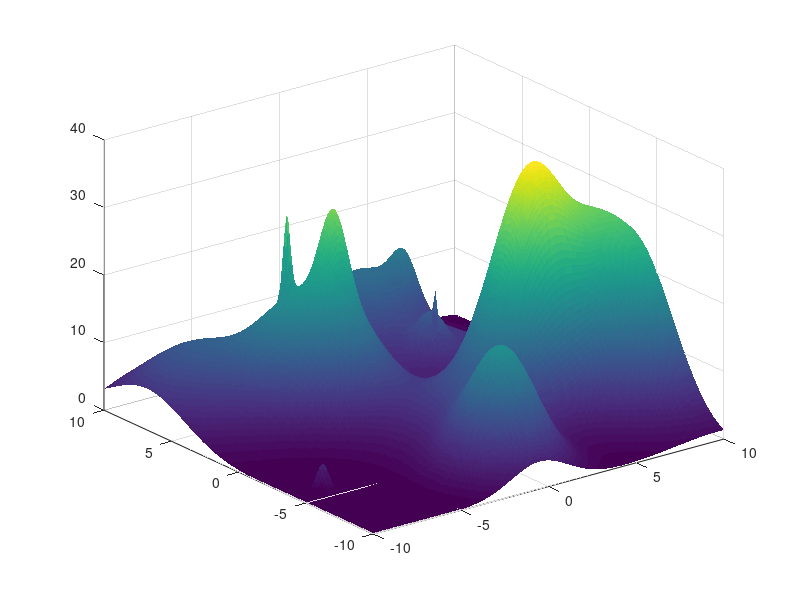
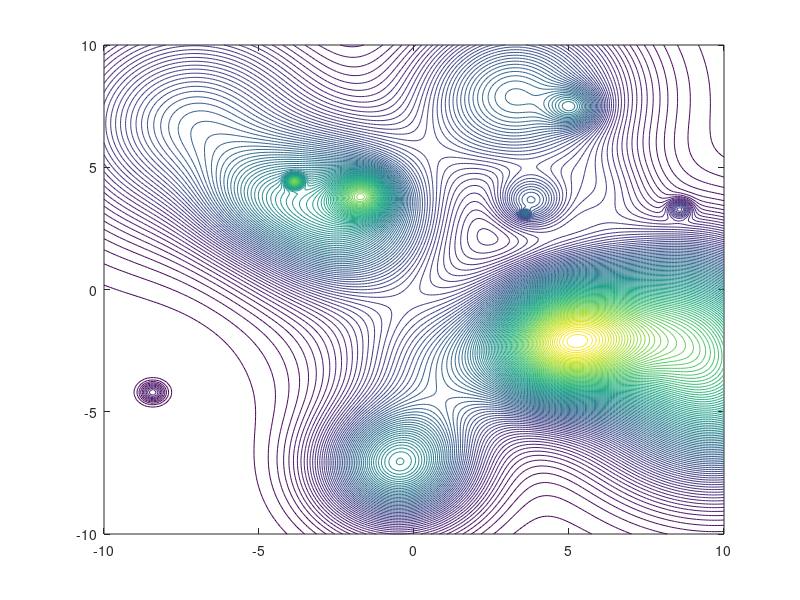

Write the MATLAB code that produced these figures, in order. (Note: this script raises an error after producing the figures.)
clc 
clear all

XMin = -10;
XMax = 10;
YMin = -10;
YMax = 10;

MaxAmpli = 18;
MinAmpli = 3;

addpath('Reference/c2xyz/');
addpath('Reference/export/');

%% Random Radial Basis functions in space 
disp('3D case with random path - 10 rbf:');
N = 20 % number of random functions
stepMesh = 0.1;
Z = zeros((XMax-XMin)/stepMesh+1,(XMax-XMin)/stepMesh+1);
[X,Y] = meshgrid(XMin:stepMesh:XMax);
% random variance in [a;b] = [0.2;1.5]
variances = 0.2 + (1.5-0.2).*rand(N,1);
% random amplitude 
amplitudes = MinAmpli + (MaxAmpli-MinAmpli).*rand(N,1);
% Random Xcenters in [-XMin;xMax]
Xcenters = XMin+ (XMax-XMin).*rand(N,1);
Ycenters = YMin+ (YMax-YMin).*rand(N,1);

esp=zeros(N,1);
esp=1./(2*(variances).^2);
for i=1:1:N
    disp('step:')
    disp(i)
    Xci=Xcenters(i,1)*ones((XMax-XMin)/stepMesh+1,((XMax-XMin)/stepMesh+1)*2);
    Yci=Ycenters(i,1)*ones((YMax-YMin)/stepMesh+1,((YMax-YMin)/stepMesh+1)*2);
    disp('Radial Basis Function: [amplitude,variance,center]');
    disp(amplitudes(i,1))
    disp(variances(i,1))
    disp(Xcenters(i,1))
    disp(Ycenters(i,1))
    Z = Z + amplitudes(i,1)*exp(-((X-Xci(:,1:((XMax-XMin)/stepMesh+1))).^2+(Y-Yci(:,((XMax-XMin)/stepMesh+2):((YMax-YMin)/stepMesh+1)*2)).^2)*esp(i,1).^2);
end
figure(1);
start = surf(X,Y,Z,'LineStyle','none','FaceLighting','phong');

%% Analyze data -  Post elaboration 
% Contour[Required]
% 
% figure(2)
% grid on
% axis equal
% % axis tight
% % contour(X,Y,Z);
figure(2)
 cl = contour(X,Y,Z,100);
[x1,y1,z1] = C2xyz(cl);
% 
% % countours at 0.8
% h=[0.8,0.8]
% contour(X,Y,Z,h)
%% isaolate regions of interest
% Same ad the commented code above + more options
figure(3)
hold on; % Allows plotting atop the preexisting peaks plot. 
threshold = MaxAmpli*0.6;
sector.numberOfZones = 1;
% analyze all the level curves
for n = find(floor(z1)==floor(threshold)); 
   %n
   %xTh(1,n) = x1{n};
   %yTh(1,n) = y1{n};
   hold on;
   plot(x1{n},y1{n},'k-','linewidth',3);
   sector.zones(sector.numberOfZones).x(1,1:size(x1{n},2)) = x1{n}(1,:);
   sector.zones(sector.numberOfZones).y(1,1:size(x1{n},2)) = y1{n}(1,:);
   sector.numberOfZones = sector.numberOfZones + 1;
end
title('Contours of interest');
hold off
disp('Number of zones founded:');
disp(sector.numberOfZones);

%% Convert to BW

%Remove frames
set(gca, 'visible', 'off')
set(gcf, 'color', 'w');

%%// Get the figure as a uint8 variable
im = export_fig;

%//  Output binary image
BW = ~im2bw(uint8(255.*im2double(im)),0.99);

%%// Remove
BW = bwmorph(BW,'skel',Inf);
figure(4);
imshow(BW)
title('BW sectors');
% Save it
saveas(4, 'sectors1', 'png');

%% Centroids

stats = regionprops(BW,'Centroid','MajorAxisLength','MinorAxisLength',...
    'Orientation','Eccentricity','Extrema','BoundingBox','ConvexArea',...
    'ConvexHull','ConvexImage')

% Plot centroids in negative image
centroids = cat(1, stats.Centroid);
imshow(BW)
hold on
plot(centroids(:,1),centroids(:,2), 'b*')
hold off

% Plot centroids in convex sectors
h = figure(5)
CH_objects = bwconvhull(BW,'objects',8);
    imshow(CH_objects);
hold on
plot(centroids(:,1),centroids(:,2), 'b*')
hold off
title('Objects Convex Hull + centroids');
    
% Plot elliptic approximation

%imshow(BW)
hold on

phi = linspace(0,2*pi,50);
cosphi = cos(phi);
sinphi = sin(phi);

for k = 1:length(stats)
    xbar = stats(k).Centroid(1);
    ybar = stats(k).Centroid(2);

    a = stats(k).MajorAxisLength/2;
    b = stats(k).MinorAxisLength/2;

    theta = pi*stats(k).Orientation/180;
    R = [ cos(theta)   sin(theta)
         -sin(theta)   cos(theta)];

    xy = [a*cosphi; b*sinphi];
    xy = R*xy;

    x = xy(1,:) + xbar;
    y = xy(2,:) + ybar;

    plot(x,y,'r','LineWidth',2);

end
hold off

% Plot and save extrema
figure(5)
hold on
for secteur = 1:size(stats,1)    
    for i = 1:8
        plot(stats(secteur,1).Extrema(i,1),stats(secteur,1).Extrema(i,2),'gO')
        hold on
    end
    hold on
end


%% Scaling sectors up by a factor of K

% k=10
% %figure(9)
% % For each sector
% figure(4)
% for i=1:sector.numberOfZones-3
%     
%     % for each point of the sector
%     for j=1:size(sector.zones(i).x,2)-2    
%         
%         plot(sector.zones(i).x(1,j),sector.zones(i).y(1,j),'-k','LineWidth',5)
%         v=[sector.zones(i).x(1,j) - stats(i).Centroid(1); sector.zones(i).y(1,j) - stats(i).Centroid(2)];
%         sector.zone(i).x(1,j) = sector.zones(i).x(1,j) + k*v(1) ;
%         sector.zone(i).y(1,j) = sector.zones(i).y(1,j) + k*v(2) ;
%         hold on
%         %plot(sector.zone(i).x(1,j),sector.zone(i).y(1,j),'-r','LineWidth',3)
%     end
%     
%     %plot(centroids(i,1),centroids(i,2), 'r*')
%     %hold on
% end
% hold off


%% Plot bounding box
% figure(5)
% hold on
% for secteur = 1:size(stats,1)    
%         rectangle('Position',stats(secteur,1).BoundingBox,'EdgeColor','r','LineWidth',10,'LineStyle','--');
% end

%% Plots Global convexHull figure

% figure(6)
% title('Union Convex Hull');
% CH = bwconvhull(BW);
% imshow(CH);

%% Calculate sectors

set(0,'CurrentFigure',h);
voronoi(centroids(:,1),centroids(:,2))
